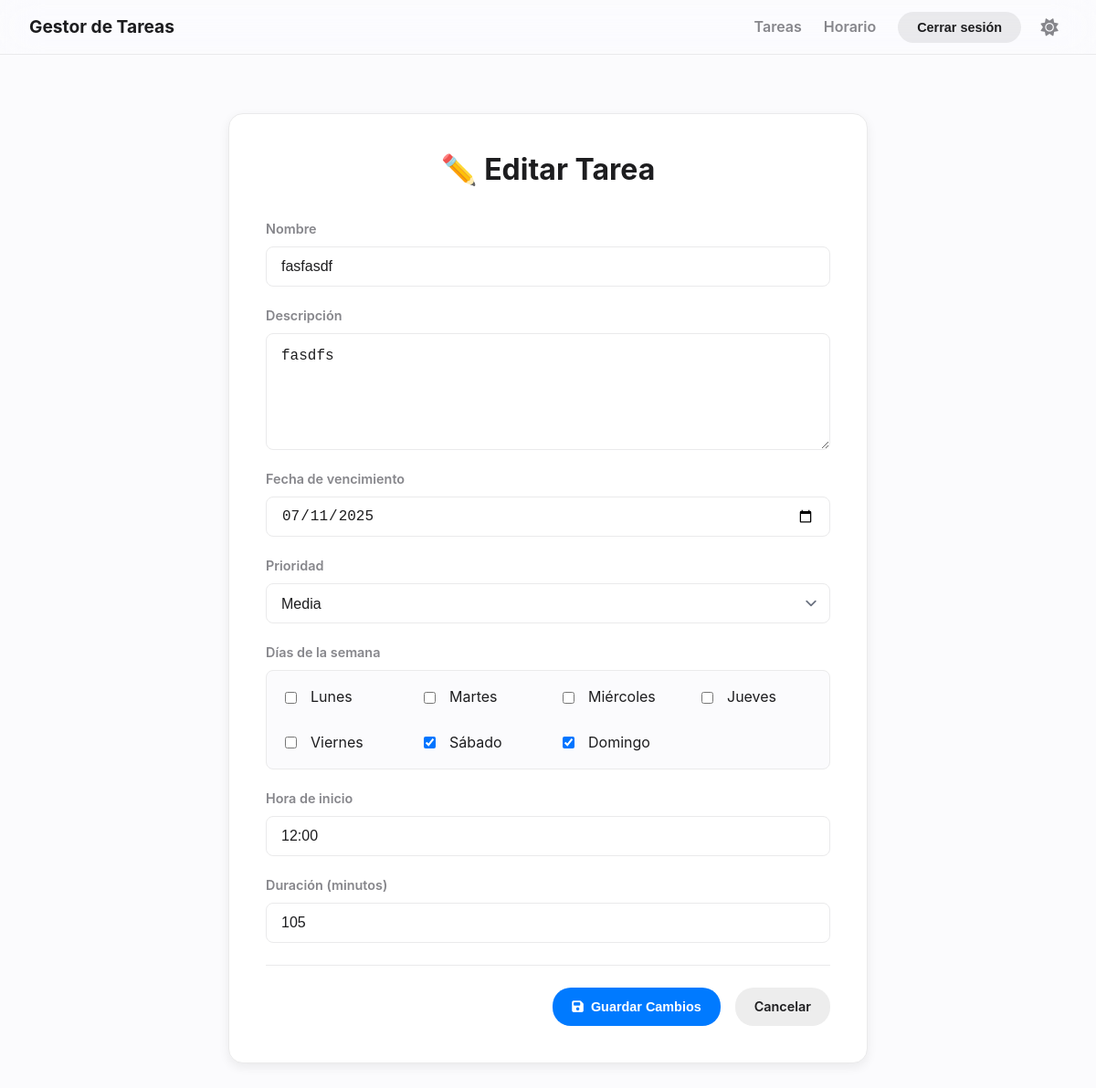
Screenshot of /task/28/edit/ (signed in) with the database file from the repository.
### tareas/models.py (models this page shows, shortened)
class Task(models.Model):
    ESTADO_CHOICES = [
        ('pendiente', _('Pendiente')),
        ('completada', _('Completada')),
        ('vencida', _('Vencida')),
    ]
    PRIORIDAD_CHOICES = [
        ('alta', _('Alta')),
        ('media', _('Media')),
        ('baja', _('Baja')),
    ]
    DAYS_OF_WEEK = [
        ('Monday', _('Lunes')),
        ('Tuesday', _('Martes')),
        ('Wednesday', _('Miércoles')),
        ('Thursday', _('Jueves')),
        ('Friday', _('Viernes')),
        ('Saturday', _('Sábado')),
        ('Sunday', _('Domingo')),
    ]
    nombre = models.CharField(max_length=200, verbose_name=_('Nombre'))
    descripcion = models.TextField(verbose_name=_('Descripción'))
    fecha_vencimiento = models.DateField(verbose_name=_('Fecha de vencimiento'))
    estado = models.CharField(max_length=20, choices=[('pendiente', _('Pendiente')), ('completada', _('Completada'))], default='pendiente', verbose_name=_('Estado'))
    prioridad = models.CharField(max_length=10, choices=PRIORIDAD_CHOICES, default='media', verbose_name=_('Prioridad'))
    usuario = models.ForeignKey(User, on_delete=models.CASCADE, verbose_name=_('Usuario'))
    dia_semana = models.JSONField(default=list, blank=True, verbose_name=_('Días de la semana'))
    hora_inicio = models.TimeField(blank=True, null=True, verbose_name=_('Hora de inicio'))
    duracion_minutos = models.IntegerField(default=60, verbose_name=_('Duración (minutos)'))
    scheduled_dia_semana = models.JSONField(default=list, blank=True, null=True)
    scheduled_hora_inicio = models.TimeField(blank=True, null=True)
    recordatorio_enviado = models.BooleanField(default=False, verbose_name=_('Recordatorio enviado'))
    def __init__(self, *args, **kwargs):
        super().__init__(*args, **kwargs)
        self._original_estado = self.estado

### tareas/views.py (the view)
# urls.py: path('task/<int:pk>/edit/', views.TaskUpdateView.as_view(), name='task-update'),
class TaskUpdateView(LoginRequiredMixin, SuccessMessageMixin, UpdateView):
    model = Task
    form_class = TaskForm
    template_name = 'tareas/task_form.html'
    success_url = reverse_lazy('task-list')
    success_message = "📝 ¡Tarea actualizada correctamente!"
    def get_queryset(self):
        return Task.objects.filter(usuario=self.request.user)

### tareas/context_processors.py (called while the page is built)
def greeting_context_processor(request):
    context = {}
    current_hour = datetime.now().hour
    if 5 <= current_hour < 12:
        context['greeting'] = "Buenos días"
    elif 12 <= current_hour < 19:
        context['greeting'] = "Buenas tardes"
    else:
        context['greeting'] = "Buenas noches"
    if request.user.is_authenticated:
        tasks_today_count = Task.objects.filter(
            usuario=request.user,
            fecha_vencimiento=date.today(),
            estado='pendiente'
        ).count()
        context['tasks_today_count'] = tasks_today_count
    else:
        context['tasks_today_count'] = 0
    return context

### templates/tareas/task_form.html (shortened to what this page needs)
{% extends "base.html" %}
{% load static %}
{% load widget_tweaks %}
{% block content %}
<div class="form-container">
    <form method="post" class="styled-form" novalidate>
        <h1>{% if form.instance.pk %}✏️ Editar Tarea{% else %} Nueva Tarea{% endif %}</h1>
        {% for field in form %}
            <div class="form-group" id="group_{{ field.id_for_label }}">
                <label for="{{ field.id_for_label }}" class="form-label">{{ field.label }}</label>
                {% if field.name == 'dia_semana' %}
                    <div class="checkbox-multiple-group">
                        {% for choice in field %}
                            <div class="checkbox-group">
                                {{ choice.tag }}
                                <label for="{{ choice.id_for_label }}">{{ choice.choice_label }}</label>
                            </div>
                        {% endfor %}
                    </div>
                {% else %}
                    {% if field.name == 'hora_inicio' %}
                        {% render_field field class="form-control time-picker-input" %}
                    {% else %}
                        {% render_field field class="form-control" %}
                    {% endif %}
                {% endif %}
            </div>
        {% endfor %}
        <div class="form-actions">
            <button type="submit" class="btn btn-primary">
                <i class="fas fa-save"></i> Guardar Cambios
            </button>
            <a href="{% url 'task-list' %}" class="btn btn-secondary">Cancelar</a>
        </div>
    </form>
</div>
{% endblock %}

### static/css/estilos.css (style rules this page uses)
html { box-sizing: border-box; font-size: 16px; }
*, *:before, *:after { box-sizing: inherit; }
body, h1, h2, h3, h4, h5, h6, p, ol, ul { margin: 0; padding: 0; font-weight: normal; }
:root { --font-primary: 'Inter', -apple-system, BlinkMacSystemFont, "Segoe UI", Roboto, Helvetica, Arial, sans-serif; --bg-color-light: #FBFBFD; --surface-color-light: #FFFFFF; --border-color-light: #EAEAEB; --text-primary-light: #1D1D1F; --text-secondary-light: #86868B; --accent-primary-light: #007AFF; --accent-green-light: #34C759; --accent-red-light: #FF3B30; --card-shadow-light: 0 4px 12px rgba(0, 0, 0, 0.07); --checkbox-border-color-light: #BDBDBD; --bg-color-dark: #0D0D0D; --surface-color-dark: #1A1A1C; --border-color-dark: #2C2C2E; --text-primary-dark: #E5E5EA; --text-secondary-dark: #8E8E93; --accent-primary-dark: #0A84FF; --accent-green-dark: #30D158; --accent-red-dark: #FF453A; --card-shadow-dark: none; --checkbox-border-color-dark: #545458; }
body { --bg-color: var(--bg-color-light); --surface-color: var(--surface-color-light); --border-color: var(--border-color-light); --text-primary: var(--text-primary-light); --text-secondary: var(--text-secondary-light); --accent-primary: var(--accent-primary-light); --accent-green: var(--accent-green-light); --accent-red: var(--accent-red-light); --card-shadow: var(--card-shadow-light); --checkbox-border-color: var(--checkbox-border-color-light); }
body { background-color: var(--bg-color); color: var(--text-primary); font-family: var(--font-primary); font-weight: 400; line-height: 1.6; transition: background-color 0.3s ease, color 0.3s ease; -webkit-font-smoothing: antialiased; -moz-osx-font-smoothing: grayscale; }
h1, .h1 { font-size: 2rem; font-weight: 700; line-height: 1.3; color: var(--text-primary); margin-bottom: 1.5rem; }
.btn { display: inline-flex; align-items: center; justify-content: center; gap: 0.5rem; font-size: 0.9rem; font-weight: 600; padding: 0.5rem 1.25rem; border-radius: 20px; border: 1px solid transparent; cursor: pointer; text-decoration: none; transition: transform 0.2s ease, background-color 0.2s ease, box-shadow 0.2s ease, border-color 0.2s ease; -webkit-tap-highlight-color: transparent; }
.btn-primary { background-color: var(--accent-primary); color: #FFFFFF; }
.btn-secondary { background-color: color-mix(in srgb, var(--text-primary) 8%, transparent); color: var(--text-primary); }
.form-group { margin-bottom: 1.25rem; }
.form-label { display: block; font-size: 0.9rem; font-weight: 600; margin-bottom: 0.5rem; color: var(--text-secondary); }
.form-control { display: block; width: 100%; height: 44px; padding: 0 1rem; font-size: 1rem; color: var(--text-primary); background-color: var(--surface-color); border: 1px solid var(--border-color); border-radius: 8px; transition: border-color 0.2s ease, box-shadow 0.2s ease; }
textarea.form-control { height: auto; padding: 0.75rem 1rem; line-height: 1.6; }
select.form-control { -webkit-appearance: none; -moz-appearance: none; appearance: none; background-position: right 0.5rem center; background-repeat: no-repeat; background-size: 1.5em 1.5em; padding-right: 2.5rem; }
.checkbox-group { display: flex; align-items: center; gap: 0.75rem; padding: 0.5rem 0; }
.checkbox-group label { margin: 0; font-weight: 600; }
.checkbox-multiple-group { display: grid; grid-template-columns: repeat(auto-fit, minmax(120px, 1fr)); gap: 0.5rem; padding: 0.5rem; background-color: var(--bg-color); border-radius: 8px; border: 1px solid var(--border-color); }
.checkbox-multiple-group .checkbox-group { padding: 0.5rem; border-radius: 6px; transition: background-color 0.2s ease; }
.checkbox-multiple-group .checkbox-group label { font-weight: normal; }
.form-container { max-width: 700px; margin: 2rem auto; }
.styled-form { padding: 2.5rem; background-color: var(--surface-color); border: 1px solid var(--border-color); border-radius: 16px; box-shadow: var(--card-shadow); }
.styled-form h1 { text-align: center; margin-bottom: 2rem; }
.form-actions { display: flex; gap: 1rem; margin-top: 1.5rem; padding-top: 1.5rem; border-top: 1px solid var(--border-color); }
.styled-form:not(.auth-form) .form-actions { justify-content: flex-end; }

### rows the page displays
Task: nombre "fasfasdf" "fasdfs" "07/11/2025" "Media" "105", hora_inicio "12:00"

### other values shown
{{ field.label }} "Nombre" "Descripción" "Fecha de vencimiento" "Prioridad" "Días de la semana" "Hora de inicio" "Duración (minutos)"
{{ choice.choice_label }} "Lunes" "Martes" "Miércoles" "Jueves" "Viernes" "Sábado" "Domingo"
